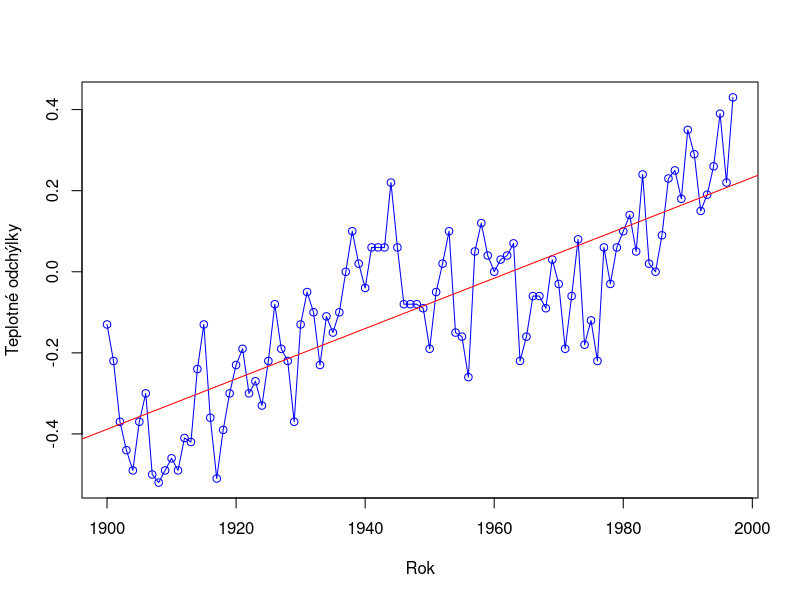
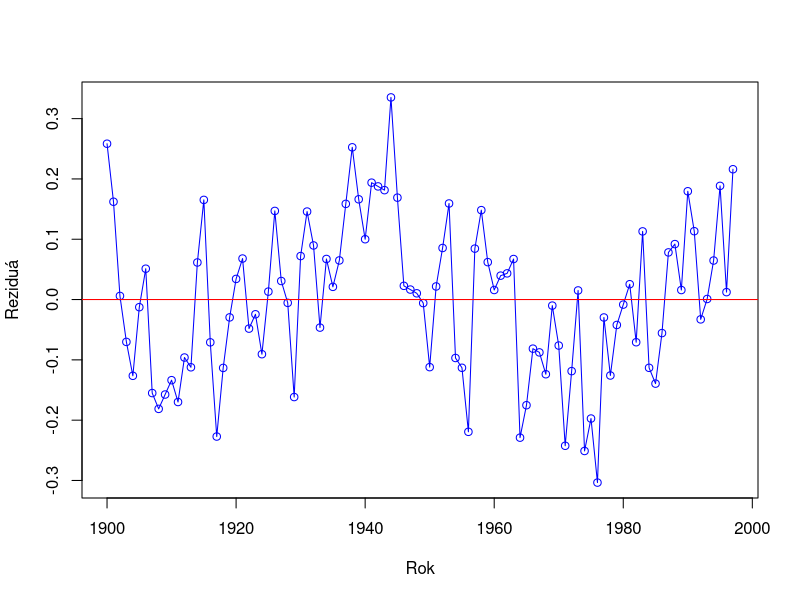
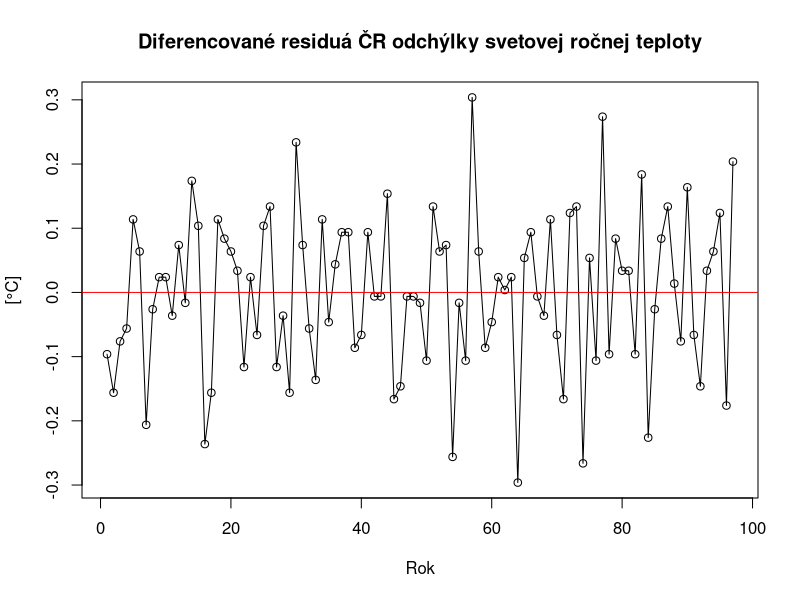
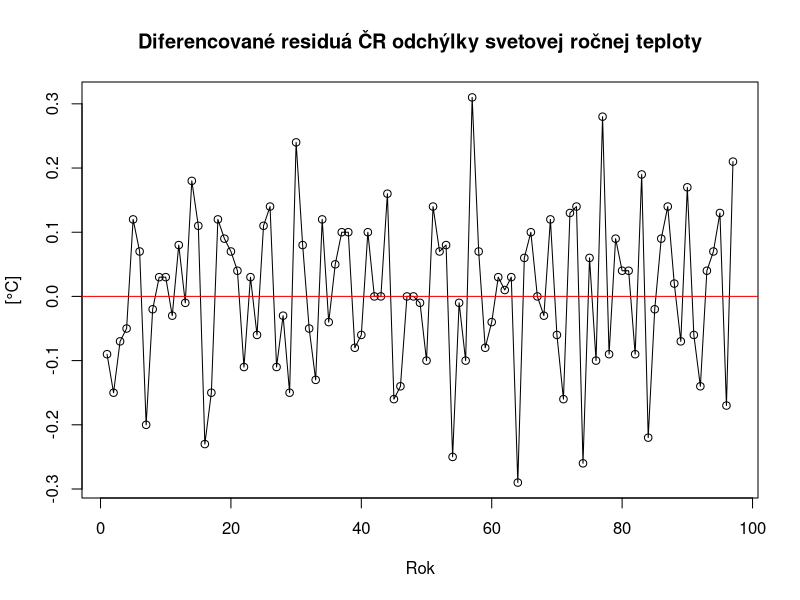

Recreate these plots in R, in order.
## ---- chunk 1
globalwarm <- read.delim2("globalwarm.txt", header=FALSE)
str(globalwarm)
## ---- chunk 2
globaldata<-globalwarm$V1
t<-1900:1997

## ---- chunk 3
fitGlobData <- lm(globaldata~t)
coefficients(fitGlobData)
plot(t, globaldata, type = 'o', col='blue', xlab = 'Rok', ylab = 'Teplotné odchýlky')
abline(fitGlobData, col = 'red')
## ---- chunk 4
resGlobData <- residuals(fitGlobData)
plot(t, resGlobData, type = 'o', col='blue', xlab = 'Rok', ylab = 'Reziduá')
fitResData <- lm(resGlobData~t)
coefficients(fitResData)
abline(fitResData, col= 'red')
## ---- chunk 5
plot(diff(resGlobData), type = 'o', main = 'Diferencované residuá ČR odchýlky svetovej ročnej teploty', ylab = '[°C]', xlab = 'Rok')
abline(0,0,col='red')

## ---- chunk 6
plot(diff(globaldata), type = 'o', main = 'Diferencované residuá ČR odchýlky svetovej ročnej teploty', ylab = '[°C]', xlab = 'Rok')
abline(0,0,col='red')

